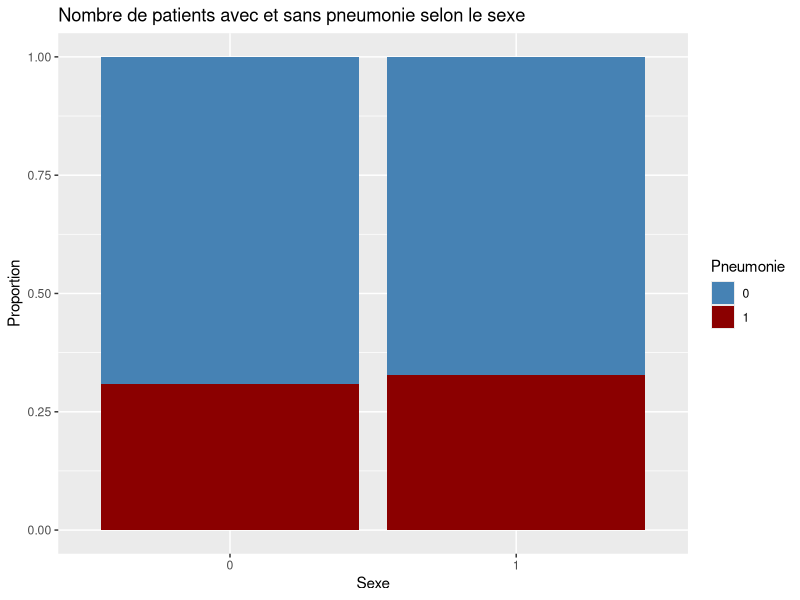
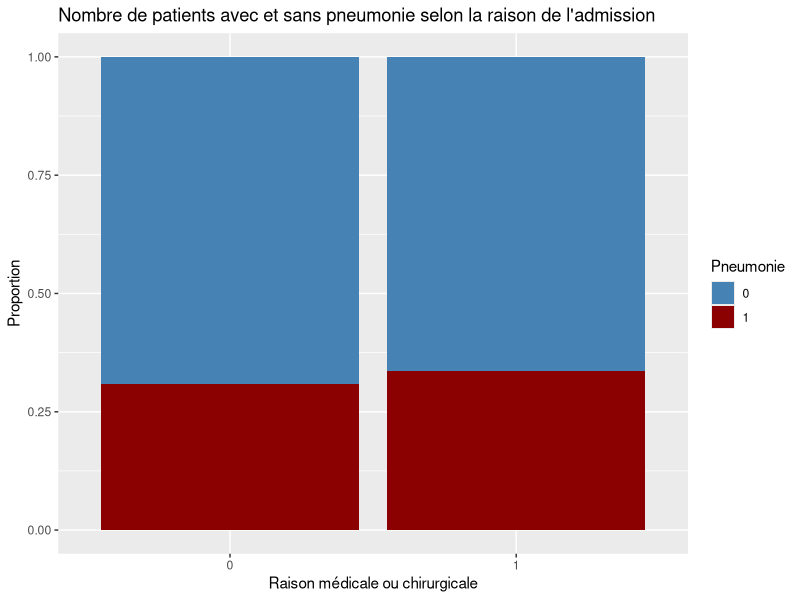
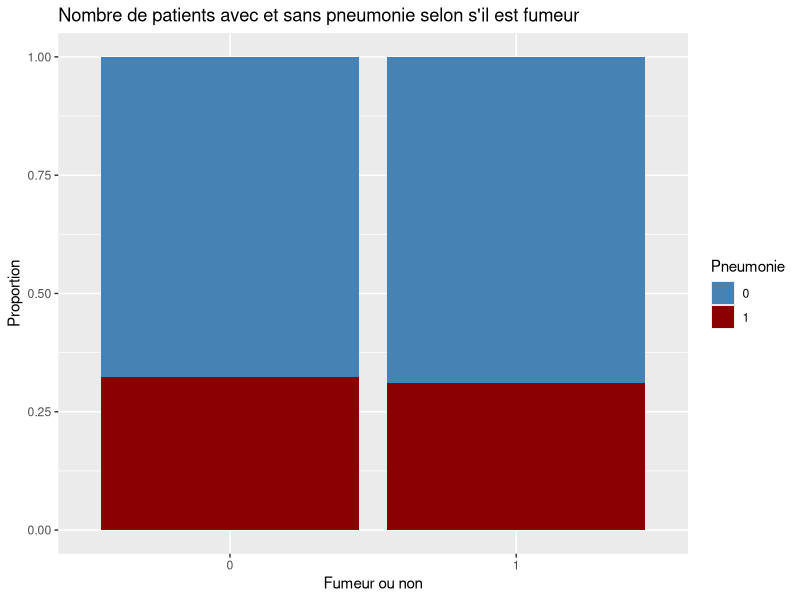
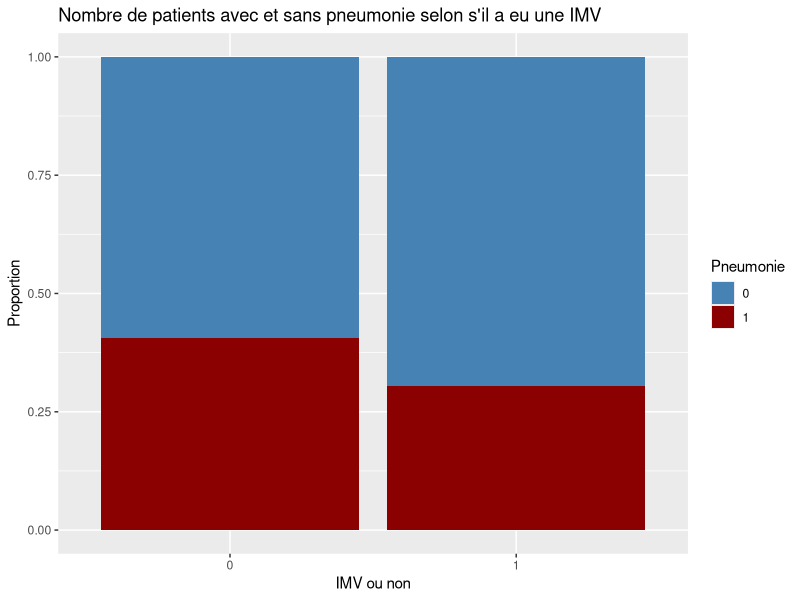
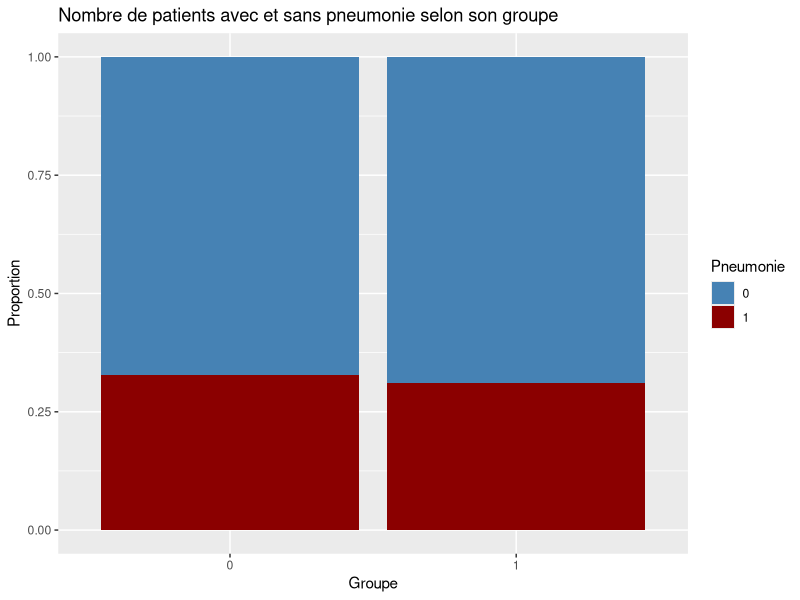
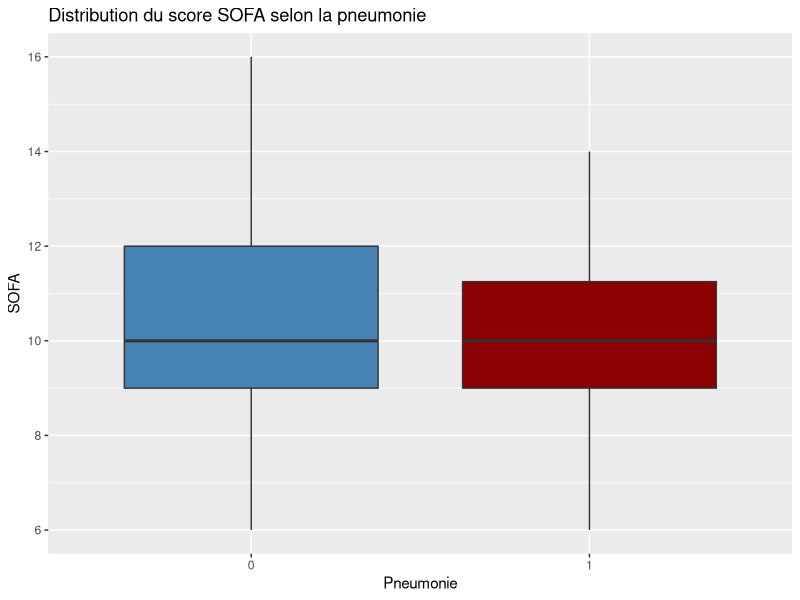
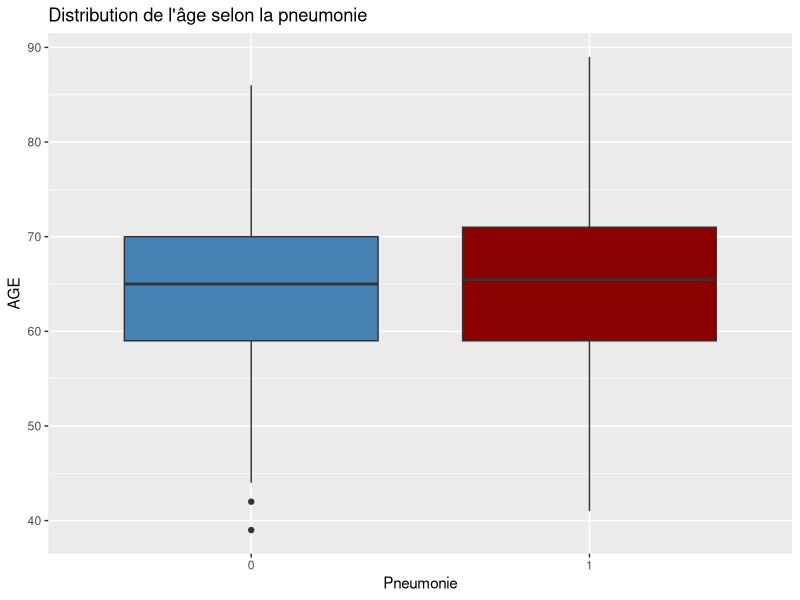
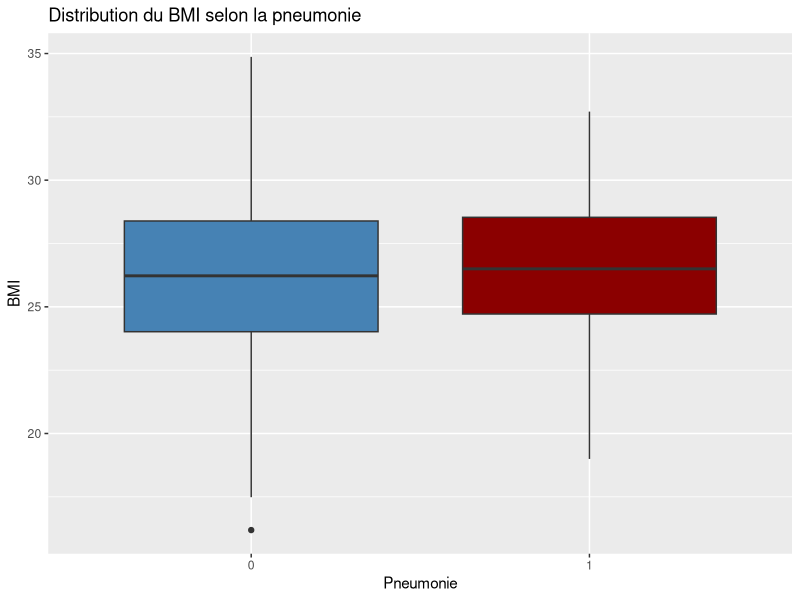

Recreate these plots in R, in order.
library(ggplot2)
library(dplyr)

################################################################################

#Pré-requis : Exécution du fichier Traitement/nettoyage.R pour générer data.csv 

# Ce script contient  : 
# 1) Le chargement de la table data
# 2) La conversion des variables si besoin
# 3) La description de la variable cible PNEUMONIA_YN
# 4) La visualisation du lien entre les variables qualitatives et la variable cible (barblot)
# 5) La visualisation du lien entre les variables quantitatives et la variable cible (boxblot)

################################################################################


data = read.csv2("Data/data.csv",sep=",")

Y = data$PNEUMONIA_YN
Y = as.factor(Y)
table(Y)
prop.table(table(Y))

#Visualisation de la variable SEX par rapport à la variable cible

ggplot(data, aes(x = factor(SEX), fill = factor(PNEUMONIA_YN))) +
  geom_bar(position = "fill") +
  scale_fill_manual(values = c("0" = "steelblue", "1" = "darkred")) +
  labs(
    title = "Nombre de patients avec et sans pneumonie selon le sexe",
    x = "Sexe",
    y = "Proportion",
    fill = "Pneumonie"
  )

#Visualisation de la variable ADMIN_REASON par rapport à la variable cible

ggplot(data, aes(x = factor(ADMIN_REASON), fill = factor(PNEUMONIA_YN))) +
  geom_bar(position = "fill") +
  scale_fill_manual(values = c("0" = "steelblue", "1" = "darkred")) +
  labs(
    title = "Nombre de patients avec et sans pneumonie selon la raison de l'admission",
    x = "Raison médicale ou chirurgicale",
    y = "Proportion",
    fill = "Pneumonie"
  )

#Visualisation de la variable ATCD_Smoking par rapport à la variable cible

ggplot(data, aes(x = factor(ATCD_Smoking), fill = factor(PNEUMONIA_YN))) +
  geom_bar(position = "fill") +
  scale_fill_manual(values = c("0" = "steelblue", "1" = "darkred")) +
  labs(
    title = "Nombre de patients avec et sans pneumonie selon s'il est fumeur",
    x = "Fumeur ou non",
    y = "Proportion",
    fill = "Pneumonie"
  )

data$INCL_IMV <- as.factor(data$INCL_IMV)

#Visualisation de la variable INCL_IMV par rapport à la variable cible

ggplot(data, aes(x = factor(INCL_IMV), fill = factor(PNEUMONIA_YN))) +
  geom_bar(position = "fill") +
  scale_fill_manual(values = c("0" = "steelblue", "1" = "darkred")) +
  labs(
    title = "Nombre de patients avec et sans pneumonie selon s'il a eu une IMV",
    x = "IMV ou non",
    y = "Proportion",
    fill = "Pneumonie"
  )

#Visualisation de la variable ARM_NUM par rapport à la variable cible

ggplot(data, aes(x = factor(ARM_NUM), fill = factor(PNEUMONIA_YN))) +
  geom_bar(position = "fill") +
  scale_fill_manual(values = c("0" = "steelblue", "1" = "darkred")) +
  labs(
    title = "Nombre de patients avec et sans pneumonie selon son groupe",
    x = "Groupe",
    y = "Proportion",
    fill = "Pneumonie"
  ) 

#Visualisation de la variable SOFA par rapport à la variable cible

ggplot(data, aes(x = factor(PNEUMONIA_YN), y = SOFA, fill = factor(PNEUMONIA_YN))) +
  geom_boxplot() +
  scale_fill_manual(values = c("0" = "steelblue", "1" = "darkred")) +
  labs(
    title = "Distribution du score SOFA selon la pneumonie",
    x = "Pneumonie",
    y = "SOFA"
  ) +
  theme(legend.position = "none")

#Visualisation de la variable AGE par rapport à la variable cible

ggplot(data, aes(x = factor(PNEUMONIA_YN), y = AGE, fill = factor(PNEUMONIA_YN))) +
  geom_boxplot() +
  scale_fill_manual(values = c("0" = "steelblue", "1" = "darkred")) +
  labs(
    title = "Distribution de l'âge selon la pneumonie",
    x = "Pneumonie",
    y = "AGE"
  ) +
  theme(legend.position = "none")

data$BMI <- as.numeric(data$BMI)

#Visualisation de la variable BMI par rapport à la variable cible

ggplot(data, aes(x = factor(PNEUMONIA_YN), y = BMI, fill = factor(PNEUMONIA_YN)
                 ))+
  geom_boxplot() +
  labs(
    title = "Distribution du BMI selon la pneumonie",
    x = "Pneumonie",
    y = "BMI"
  ) +
  scale_fill_manual(values = c("0" = "steelblue", "1" = "darkred")) +
  theme(legend.position = "none")
